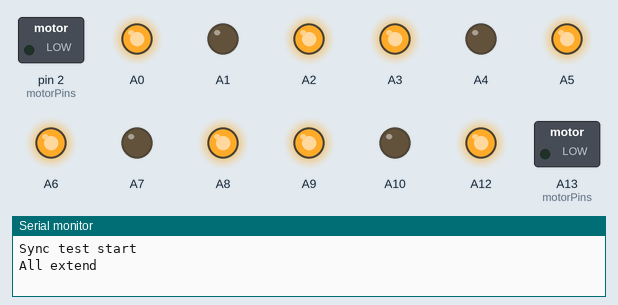
The sketch below on a simulated Arduino Mega 2560, built with avr-gcc and run on an emulated ATmega2560. Shown: switched loads named in the sketch (green lamp = pin HIGH), output pins drawn as LEDs (lit = HIGH), the last lines printed to the serial monitor.

Above: at 3.5 s.
At 7.5 s:
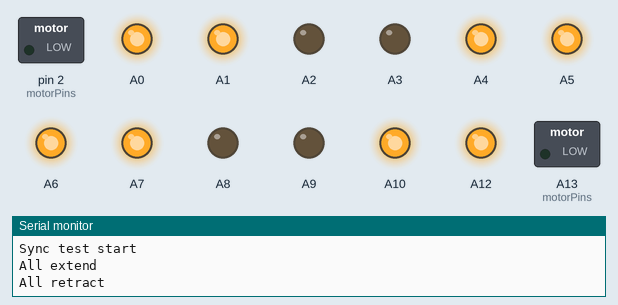
At 10.5 s:
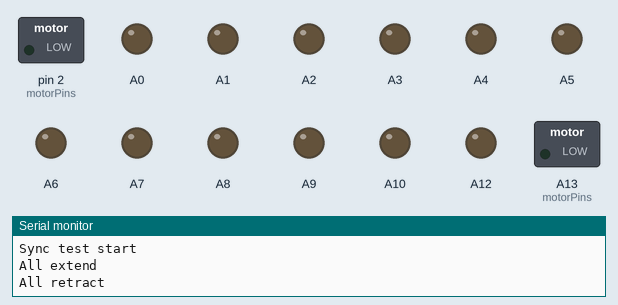
Timing chart, 0 to 15.0 s (numbered marks = the images above):
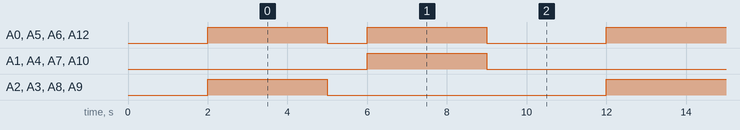

The sketch:

actuator_sync_mega.ino
```cpp
// The Wall - all 4 actuators extend and retract together (Arduino Mega)
//
// L298N #1: ENA A5, IN1 A4, IN2 A3, IN3 A2, IN4 A1, ENB A0
// L298N #2: ENA A12, IN1 A10, IN2 A9, IN3 A8, IN4 A7, ENB A6
// Actuator + on OUT2 / OUT3, - on OUT1 / OUT4
// L298N #3 (center light motor): ENA A14, IN1 A13, IN2 2
// Motor + on OUT2, - on OUT1
// IR sensor: A15, servo: 8, free analog pin: A11
//
// A0-A15 are not PWM pins on the Mega, so EN is just on/off (full speed).

struct Driver {
  byte ena, in1, in2, in3, in4, enb;
};

Driver drivers[2] = {
  {A5, A4, A3, A2, A1, A0},
  {A12, A10, A9, A8, A7, A6},
};

const byte MOTOR_EN = A14;
const byte MOTOR_IN1 = A13;
const byte MOTOR_IN2 = 2;

const unsigned long MOVE_MS = 3000;
const unsigned long PAUSE_MS = 1000;

// dir: 1 = extend, -1 = retract, 0 = stop
void driveAll(int dir) {
  for (auto &d : drivers) {
    // channel A: + on OUT2, - on OUT1
    digitalWrite(d.in1, dir < 0 ? HIGH : LOW);
    digitalWrite(d.in2, dir > 0 ? HIGH : LOW);
    // channel B: + on OUT3, - on OUT4
    digitalWrite(d.in3, dir > 0 ? HIGH : LOW);
    digitalWrite(d.in4, dir < 0 ? HIGH : LOW);
    digitalWrite(d.ena, dir == 0 ? LOW : HIGH);
    digitalWrite(d.enb, dir == 0 ? LOW : HIGH);
  }
}

void setup() {
  Serial.begin(9600);
  for (auto &d : drivers) {
    byte pins[] = {d.ena, d.in1, d.in2, d.in3, d.in4, d.enb};
    for (byte p : pins) {
      pinMode(p, OUTPUT);
      digitalWrite(p, LOW);
    }
  }
  // light motor stays off in this test
  byte motorPins[] = {MOTOR_EN, MOTOR_IN1, MOTOR_IN2};
  for (byte p : motorPins) {
    pinMode(p, OUTPUT);
    digitalWrite(p, LOW);
  }
  Serial.println("Sync test start");
  delay(2000);
}

void loop() {
  Serial.println("All extend");
  driveAll(1);
  delay(MOVE_MS);
  driveAll(0);
  delay(PAUSE_MS);

  Serial.println("All retract");
  driveAll(-1);
  delay(MOVE_MS);
  driveAll(0);
  delay(PAUSE_MS * 3);
}
```

Measured:
- by itself, A0, A5, A6, A12: repeats every 10.0 s: LOW 1.0 s, HIGH 3.0 s, LOW 3.0 s, HIGH 3.0 s
- by itself, A1–4, A7–10: alternates HIGH for 3.0 s and LOW for 7.0 s
- by itself, everything shown: repeats every 10.0 s, in 4 steps
